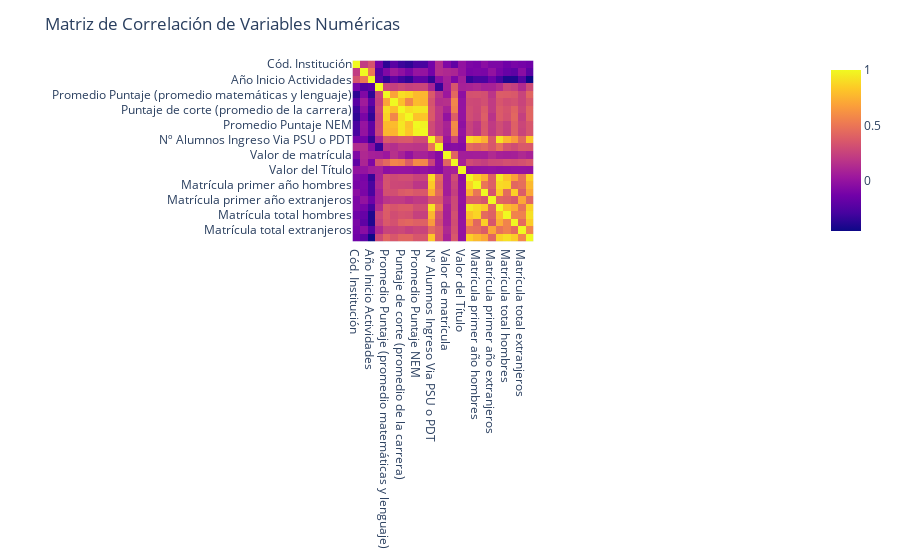

The notebook cell this image was saved under:
### Code cell
prueba= Profiler(df_limpio)
#prueba.profile(df_final.columns,10, nulos='drop')
prueba.summarize(df_limpio.columns)
prueba.plot_vars(df_limpio.columns,10)

### Figure 1 — Plotly figure (JSON) as saved in the notebook; plotly's stock layout.template omitted (floating-point values rounded to 4 significant figures; data arrays with more than 128 entries replaced by an {"elided": "..."} marker saying what was removed)
{"data": [{"coloraxis": "coloraxis", "hovertemplate": "x: %{x}<br>y: %{y}<br>color: %{z}<extra></extra>", "name": "0", "type": "heatmap", "x": ["Cód. Institución", "Cód. Carrera", "Año Inicio Actividades", "Duración (en semestres)", "Promedio Puntaje (promedio matemáticas y lenguaje)", "Puntaje de corte (primer seleccionado)", "Puntaje de corte (promedio de la carrera)", "Puntaje de corte (último seleccionado)", "Promedio Puntaje NEM", "Promedio Puntaje Ranking", "Nº Alumnos Ingreso Via PSU o PDT", "Nº Alumnos Ingreso Otra Via", "Valor de matrícula", "Valor de arancel", "Valor del Título", "Vacantes", "Matrícula primer año hombres", "Matrícula primer año mujeres", "Matrícula primer año extranjeros", "Matrícula Primer Año", "Matrícula total hombres", "Matrícula total mujeres", "Matrícula total extranjeros", "Matrícula Total"], "xaxis": "x", "y": ["Cód. Institución", "Cód. Carrera", "Año Inicio Actividades", "Duración (en semestres)", "Promedio Puntaje (promedio matemáticas y lenguaje)", "Puntaje de corte (primer seleccionado)", "Puntaje de corte (promedio de la carrera)", "Puntaje de corte (último seleccionado)", "Promedio Puntaje NEM", "Promedio Puntaje Ranking", "Nº Alumnos Ingreso Via PSU o PDT", "Nº Alumnos Ingreso Otra Via", "Valor de matrícula", "Valor de arancel", "Valor del Título", "Vacantes", "Matrícula primer año hombres", "Matrícula primer año mujeres", "Matrícula primer año extranjeros", "Matrícula Primer Año", "Matrícula total hombres", "Matrícula total mujeres", "Matrícula total extranjeros", "Matrícula Total"], "yaxis": "y", "z": {"elided": "24x24 float values"}}], "layout": {"coloraxis": {"colorscale": [[0, "#0d0887"], [0.1111, "#46039f"], [0.2222, "#7201a8"], [0.3333, "#9c179e"], [0.4444, "#bd3786"], [0.5556, "#d8576b"], [0.6667, "#ed7953"], [0.7778, "#fb9f3a"], [0.8889, "#fdca26"], [1, "#f0f921"]]}, "margin": {"t": 60}, "title": {"text": "Matriz de Correlación de Variables Numéricas"}, "xaxis": {"anchor": "y", "constrain": "domain", "domain": [0, 1], "scaleanchor": "y"}, "yaxis": {"anchor": "x", "autorange": "reversed", "constrain": "domain", "domain": [0, 1]}}}
